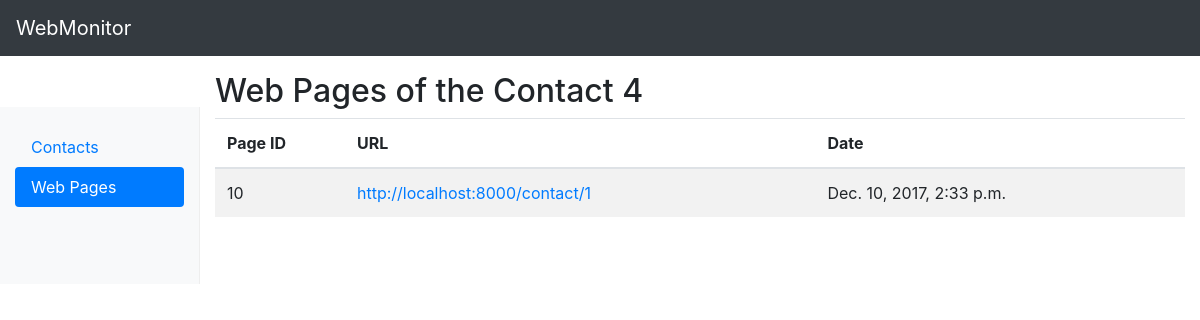
Page /pages/4 on the committed database.
### monitoring_board/models.py (models this page shows, shortened)
class Page(models.Model):
    contact = models.ForeignKey(Contact, on_delete=models.CASCADE, null=True)
    url = models.CharField(max_length=500)
    date = models.DateTimeField()

### monitoring_board/views.py (the view)
# urls.py: url(r'^pages/(?P<contact_id>[0-9]+)$', views.pages, name='pages'),
def pages(request, contact_id):
    page_list = Page.objects.filter(contact=contact_id).order_by('-date')
    return render(request, 'monitoring_board/pages.html',
                  {'active_pages': True, 'page_list': page_list, 'contact_id': contact_id})

### monitoring_board/templates/monitoring_board/pages.html
{% extends 'monitoring_board/base.html' %}
{% load staticfiles %}
{% block table_title %}
    Web Pages of the Contact {{ contact_id }}
{% endblock %}
{% block table_columns %}
    <th width="130px">Page ID</th>
    <th>URL</th>
    <th>Date</th>
{% endblock %}
{% block table_content %}
    {% for page in page_list %}
        <tr>
            <td>{{ page.id }}</td>
            <td><a href="{{ page.url }}" target="_blank">{{ page.url }}</a></td>
            <td>{{ page.date }}</td>
        </tr>
    {% endfor %}
{% endblock %}

### web_monitor/static/monitoring_board/dashboard.css (style rules this page uses)
body { padding-top: 3.5rem; }

### rows in the picture
Page: id "10", url "http://localhost:8000/contact/1", date "Dec. 10, 2017, 2:33 p.m."

### other values in the picture
{{ contact_id }} "4"
